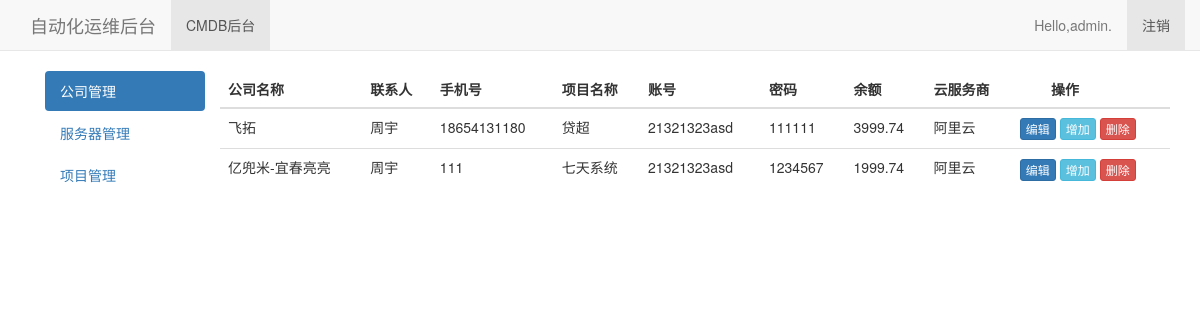
Screenshot of /cmdb/ (signed in) with the database file from the repository.
### cmdb/models.py (models this page shows, shortened)
class Company(models.Model):
    name=models.CharField(max_length=25,verbose_name='公司名称')
    contactsusr=models.CharField(max_length=10,verbose_name='联系人')
    phonenumber=models.IntegerField(verbose_name='联系人手机号')
    projectname=models.CharField(max_length=20,verbose_name='项目名')
    account=models.CharField(max_length=30,verbose_name='登陆账号')
    password=models.CharField(max_length=30,verbose_name='登陆密码')
    balance=models.FloatField(max_length=10,verbose_name='账户余额')
    Cspname=models.ForeignKey(Csp)
    group=models.ForeignKey(Group)
    class Meta:
        verbose_name_plural ="公司"

class Csp(models.Model):
    owner = models.ForeignKey(User)
    name = models.CharField(max_length=40,verbose_name='云服务商名称')
    remark = models.CharField(max_length=50,verbose_name='备注')
    class Meta:
        verbose_name="云服务商"
        verbose_name_plural ="云服务商"
    def __str__(self):
        return self.name

### cmdb/views.py (the view)
@login_required
def index(request):
    companys = Company.objects.all()
    context = {"companys": companys}
    return render(request, 'cmdb/index.html', context)

### cmdb/templates/cmdb/index.html
{% extends "ops/base.html" %}
{% block content %}
    <div class="container-fluid">
      <div class="row">
        <div class="col-sm-3 col-md-2 sidebar">
            <ul class="nav nav-pills nav-stacked">
              <li role="presentation" class="active"><a href="{% url 'cmdb:company' %}">公司管理</a></li>
              <li role="presentation"><a href="{%url 'cmdb:server'  %}">服务器管理</a></li>
              <li role="presentation"><a href="#">项目管理</a></li>
            </ul>
        </div>
        <div >
          <div class="table-responsive">
            <table class="table table-hover">
              <thead class="text-center">
                <tr>
                  <th>公司名称</th>
                  <th>联系人</th>
                  <th>手机号</th>
                  <th>项目名称</th>
                  <th>账号</th>
                  <th>密码</th>
                  <th>余额</th>
                  <th>云服务商</th>
                  <th>&nbsp&nbsp&nbsp&nbsp&nbsp&nbsp&nbsp&nbsp操作</th>
                </tr>
              </thead>
              <tbody>
              {% for company in companys %}
                <tr>
                  <td>{{ company.name }}</td>
                  <td>{{ company.contactsusr }}</td>
                  <td>{{ company.phonenumber }}</td>
                  <td>{{ company.projectname }}</td>
                  <td>{{ company.account }}</td>
                  <td>{{ company.password }}</td>
                  <td>{{ company.balance }}</td>
                  <td>{{ company.Cspname }}</td>
                  <td><a  class="btn btn-primary btn-xs"  href="{% url 'cmdb:edit_company' company.id %}">编辑</a>
                      <a  class="btn btn-info btn-xs"  href="{% url 'cmdb:new_company'%}">增加</a>
                      <a  class="btn btn-danger btn-xs"  href="{% url 'cmdb:del_company' company.id %}">删除</a>
                  </td>
                </tr>
              {% endfor %}
              </tbody>
            </table>
          </div>
        </div>
      </div>
    </div>
{% endblock content %}

### ops/templates/ops/base.html (shortened to what this page needs)
{% load bootstrap3 %}
<!DOCTYPE html>
<html lang="zh-CN">
	<head>
	</head>
	{% bootstrap_css %}
	<body>
		<nav class="navbar navbar-default navbar-static-top">
      <div class="container">
        <div class="navbar-header">
          <a class="navbar-brand" href="{%url 'ops:index'%}">自动化运维后台</a>
        </div>
        <div id="navbar" class="navbar-collapse collapse">
          <ul class="nav navbar-nav">
            <li class="active"><a href="{%url 'cmdb:index'%}">CMDB后台</a></li>
          </ul>
          <ul class="nav navbar-nav navbar-right">
			{%if user.is_authenticated %}
			<li><a>Hello,{{user.username}}.</a></li>
            <li class="active"><a href="{%url 'users:logout'%}">注销</a></li>
			{% else %}
            <li class="active"><a href="{%url 'users:register'%}">注册</a></li>
            <li class="active"><a href="{%url 'users:login'%}">登录</a></li>
			{%endif%}
          </ul>
        </div>
      </div>
    </nav>
	<div class="container">
		<div>
			{% block content %}{% endblock content %}
		</div>
	</div>
	</body>
</html>

### rows the page displays
Company: name "飞拓", contactsusr "周宇", phonenumber "18654131180", projectname "贷超", account "21321323asd", password "111111", balance "3999.74", Cspname "阿里云"
Company: name "亿兜米-宜春亮亮", contactsusr "周宇", phonenumber "111", projectname "七天系统", account "21321323asd", password "1234567", balance "1999.74", Cspname "阿里云"

### other values shown
{{ user.username }} "admin"
